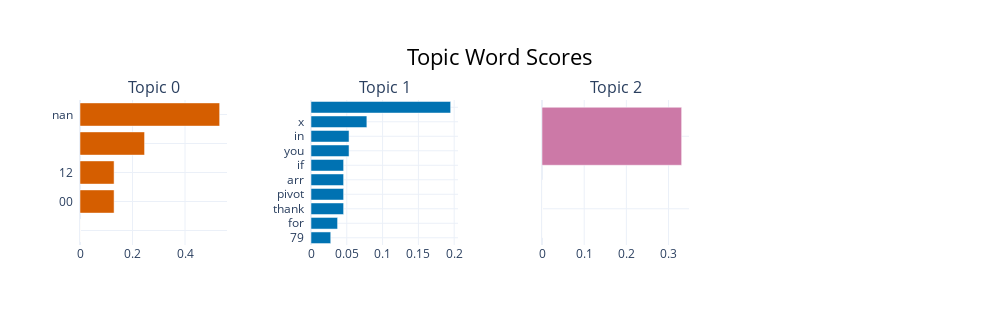

Write notebook code for a chart like this one.
### Code cell
# 1. Topic barchart
print("\n1. Topic Barchart")
fig_barchart = topic_model.visualize_barchart(top_n_topics=10, n_words=10)
figures_dict["chinese_topic_barchart"] = fig_barchart
fig_barchart

### Figure 1 — Plotly figure (JSON) as saved in the notebook; plotly's stock layout.template omitted (floating-point values rounded to 4 significant figures)
{"data": [{"marker": {"color": "#D55E00"}, "orientation": "h", "type": "bar", "x": [1e-05, 1e-05, 1e-05, 1e-05, 1e-05, 1e-05, 0.1298, 0.1298, 0.2459, 0.5319], "xaxis": "x", "y": ["  ", "  ", "  ", "  ", "  ", "  ", "00  ", "12  ", "   ", "nan  "], "yaxis": "y"}, {"marker": {"color": "#0072B2"}, "orientation": "h", "type": "bar", "x": [0.02758, 0.03713, 0.04555, 0.04555, 0.04555, 0.04555, 0.05313, 0.05313, 0.07803, 0.1951], "xaxis": "x2", "y": ["79  ", "for  ", "thank  ", "pivot  ", "arr  ", "if  ", "you  ", "in  ", "x  ", "   "], "yaxis": "y2"}, {"marker": {"color": "#CC79A7"}, "orientation": "h", "type": "bar", "x": [1e-05, 1e-05, 1e-05, 1e-05, 1e-05, 1e-05, 1e-05, 1e-05, 1e-05, 0.331], "xaxis": "x3", "y": ["  ", "  ", "  ", "  ", "  ", "  ", "  ", "  ", "  ", "   "], "yaxis": "y3"}], "layout": {"annotations": [{"font": {"size": 16}, "showarrow": false, "text": "Topic 0", "x": 0.0875, "xanchor": "center", "xref": "paper", "y": 1, "yanchor": "bottom", "yref": "paper"}, {"font": {"size": 16}, "showarrow": false, "text": "Topic 1", "x": 0.3625, "xanchor": "center", "xref": "paper", "y": 1, "yanchor": "bottom", "yref": "paper"}, {"font": {"size": 16}, "showarrow": false, "text": "Topic 2", "x": 0.6375, "xanchor": "center", "xref": "paper", "y": 1, "yanchor": "bottom", "yref": "paper"}], "height": 325, "hoverlabel": {"bgcolor": "white", "font": {"family": "Rockwell", "size": 16}}, "showlegend": false, "title": {"font": {"color": "Black", "size": 22}, "text": "Topic Word Scores", "x": 0.5, "xanchor": "center", "yanchor": "top"}, "width": 1000, "xaxis": {"anchor": "y", "domain": [0, 0.175], "showgrid": true}, "xaxis2": {"anchor": "y2", "domain": [0.275, 0.45], "showgrid": true}, "xaxis3": {"anchor": "y3", "domain": [0.55, 0.725], "showgrid": true}, "xaxis4": {"anchor": "y4", "domain": [0.825, 1], "showgrid": true}, "yaxis": {"anchor": "x", "domain": [0, 1], "showgrid": true}, "yaxis2": {"anchor": "x2", "domain": [0, 1], "showgrid": true}, "yaxis3": {"anchor": "x3", "domain": [0, 1], "showgrid": true}, "yaxis4": {"anchor": "x4", "domain": [0, 1], "showgrid": true}}}
